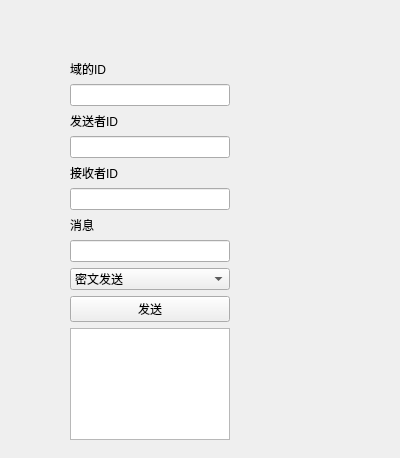
<?xml version="1.0" encoding="UTF-8"?>
<ui version="4.0">
 <class>Form</class>
 <widget class="QWidget" name="Form">
  <property name="geometry">
   <rect>
    <x>0</x>
    <y>0</y>
    <width>400</width>
    <height>458</height>
   </rect>
  </property>
  <property name="windowTitle">
   <string>Form</string>
  </property>
  <widget class="QWidget" name="verticalLayoutWidget">
   <property name="geometry">
    <rect>
     <x>70</x>
     <y>60</y>
     <width>160</width>
     <height>380</height>
    </rect>
   </property>
   <layout class="QVBoxLayout" name="verticalLayout">
    <item>
     <widget class="QLabel" name="label">
      <property name="text">
       <string>域的ID</string>
      </property>
     </widget>
    </item>
    <item>
     <widget class="QLineEdit" name="lineEdit"/>
    </item>
    <item>
     <widget class="QLabel" name="label_2">
      <property name="text">
       <string>发送者ID</string>
      </property>
     </widget>
    </item>
    <item>
     <widget class="QLineEdit" name="lineEdit_2"/>
    </item>
    <item>
     <widget class="QLabel" name="label_3">
      <property name="text">
       <string>接收者ID</string>
      </property>
     </widget>
    </item>
    <item>
     <widget class="QLineEdit" name="lineEdit_3"/>
    </item>
    <item>
     <widget class="QLabel" name="label_4">
      <property name="text">
       <string>消息</string>
      </property>
     </widget>
    </item>
    <item>
     <widget class="QLineEdit" name="lineEdit_4"/>
    </item>
    <item>
     <widget class="QComboBox" name="comboBox">
      <item>
       <property name="text">
        <string>密文发送</string>
       </property>
      </item>
      <item>
       <property name="text">
        <string>明文发送</string>
       </property>
      </item>
     </widget>
    </item>
    <item>
     <widget class="QPushButton" name="pushButton">
      <property name="text">
       <string>发送</string>
      </property>
     </widget>
    </item>
    <item>
     <widget class="QTextBrowser" name="textBrowser"/>
    </item>
   </layout>
  </widget>
 </widget>
 <resources/>
 <connections/>
</ui>
